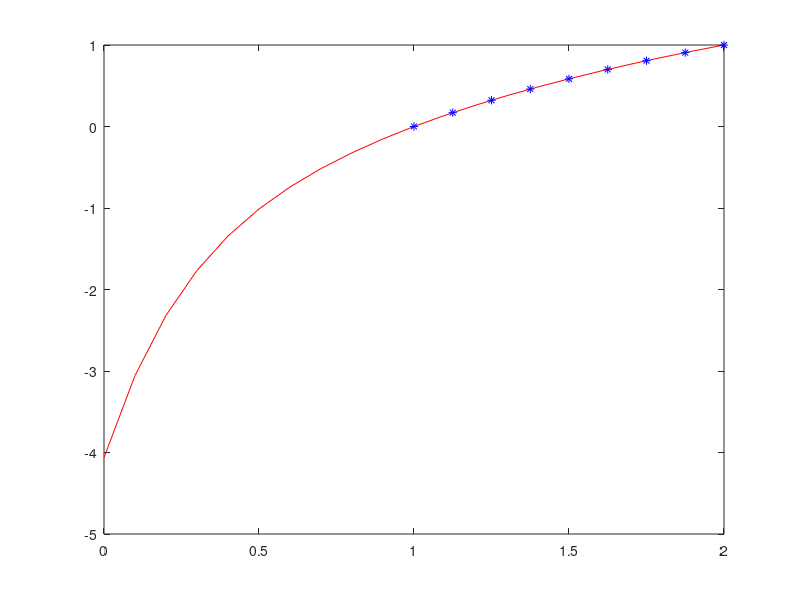

The MATLAB script that drew this image:
%% Polinomi interpolador (metode de Vandermonde)
clear all
x=[1.0 1.125 1.250 1.375 1.500 1.625 1.750 1.875 2.0];
y=[0 0.169925 0.321928 0.459432 0.584962 0.700440 0.807355 0.906891 1.0];

V=vander(x)
cp=V\y'  %coeficients del polinomi interpolador

valor = polyval(cp,3) %valor del polinomi en 3

%% grafica
t=0:0.1:2;
pt=polyval(cp,t);
plot(t,pt,'r',x,y,'b*')
